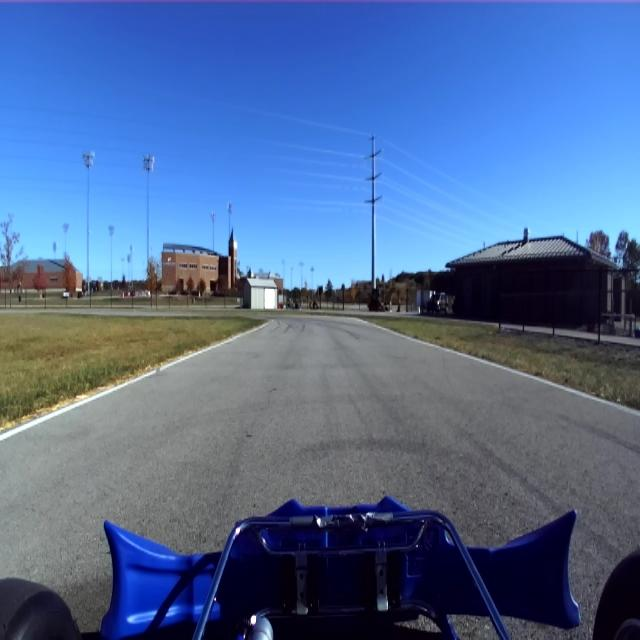
#> input picture road.jpg, 640 x 640 px, given as the content of the folder images, which was not available
$ python Aerial_Track.py
#> lines starting #> are read from the running program, lines starting #| are printed output that depends on the picture; after the words box and inside, x2 and y2 are one past the last pixel; in counts of white or black regions, pixels touching at a corner belong together; pictures that were not available may be replaced by others from this repository, and a replacement may not be noted
#> in create_canny_video, img is the input picture: shape (640, 640, 3); mean B, G, R 149.3, 106.7, 80.9
import cv2
import numpy as np
import os
import glob


def get_road_mask(img):
    h, w = img.shape[:2]
#> h = 640; w = 640
    hsv = cv2.cvtColor(img, cv2.COLOR_BGR2HSV)
#> hsv: shape (640, 640, 3); mean H, S, V 100.6, 119.2, 152.6
    lower_asphalt = np.array([0,   0,  80])
    upper_asphalt = np.array([180, 55, 220])
    color_mask = cv2.inRange(hsv, lower_asphalt, upper_asphalt)
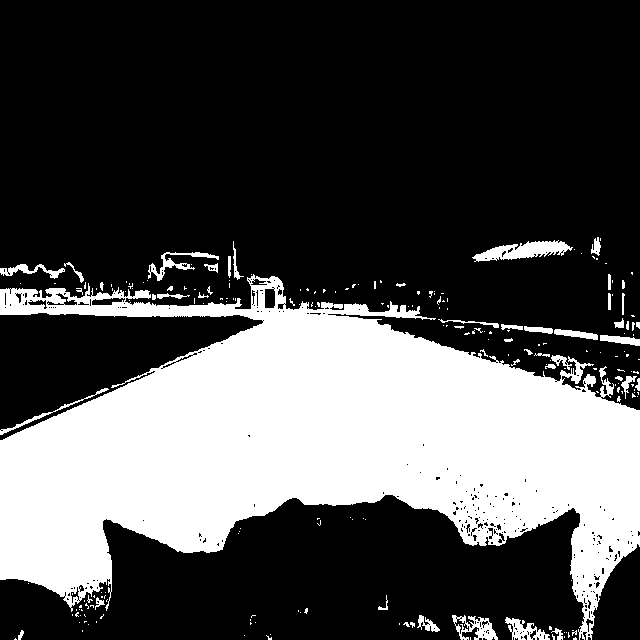
#> color_mask: shape (640, 640); 30.8% white; 214 white regions (167 under 20 px), largest, box (x1, y1, x2, y2) and area: (0, 274, 640, 640) 119550, (472, 240, 573, 262) 1132, (452, 615, 498, 640) 559

    roi_pts = np.array([[
        (int(w * 0.05), h),
        (int(w * 0.95), h),
        (int(w * 0.75), int(h * 0.45)),
        (int(w * 0.25), int(h * 0.45)),
    ]], dtype=np.int32)
    roi_mask = np.zeros((h, w), dtype=np.uint8)
    cv2.fillPoly(roi_mask, roi_pts, 255)
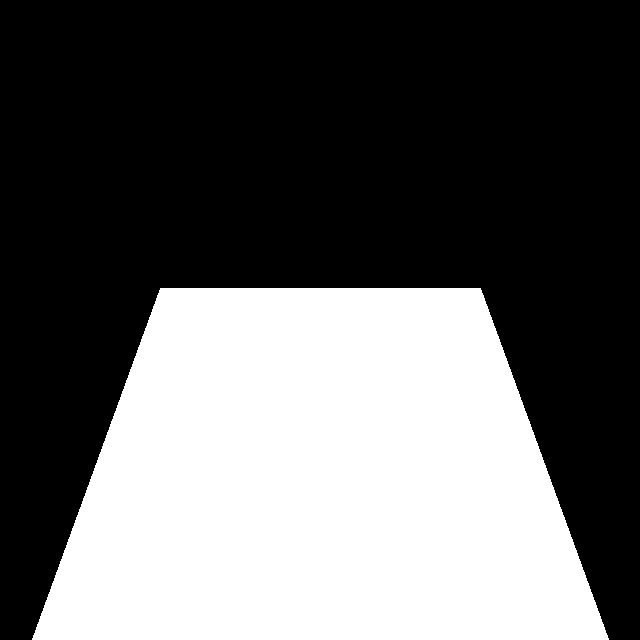
#> roi_mask: shape (640, 640); 38.6% white; 1 white region, box (x1, y1, x2, y2) and area: (32, 288, 609, 640) 158048

    combined = cv2.bitwise_and(color_mask, roi_mask)
#> combined: shape (640, 640); 21.4% white; 116 white regions (104 under 20 px), largest, box (x1, y1, x2, y2) and area: (50, 288, 563, 612) 84607, (570, 538, 597, 640) 1049, (452, 615, 498, 640) 559
    kernel = cv2.getStructuringElement(cv2.MORPH_RECT, (15, 15))
    combined = cv2.morphologyEx(combined, cv2.MORPH_CLOSE, kernel)
#> combined: shape (640, 640); 23.2% white; 9 white regions (2 under 20 px), largest, box (x1, y1, x2, y2) and area: (50, 288, 563, 632) 91281, (452, 538, 597, 640) 3429, (399, 615, 440, 632) 304
    combined = cv2.morphologyEx(combined, cv2.MORPH_OPEN,  kernel)
#> combined: shape (640, 640); 22.5% white; 2 white regions, box (x1, y1, x2, y2) and area: (55, 288, 559, 623) 89872, (457, 616, 593, 640) 2244
    return combined


def get_canny_edges(img):
    road_mask = get_road_mask(img)
    road_only = cv2.bitwise_and(img, img, mask=road_mask)
    gray  = cv2.cvtColor(road_only, cv2.COLOR_BGR2GRAY)
    blur  = cv2.GaussianBlur(gray, (5, 5), 0)
    edges = cv2.Canny(blur, 30, 100)
#> edges: shape (640, 640); 0.99% white in thin lines or dots, all inside (x1, y1, x2, y2) = (55, 287, 593, 640)
    mask_edges = cv2.Canny(road_mask, 50, 150)
#> mask_edges: shape (640, 640); 0.47% white in thin lines or dots, all inside (x1, y1, x2, y2) = (54, 287, 593, 640)
    combined_edges = cv2.bitwise_or(edges, mask_edges)
    h, w = combined_edges.shape
#> h = 640; w = 640
    combined_edges[:int(h * 0.45), :] = 0
#> combined_edges: shape (640, 640); 1.1% white in thin lines or dots, all inside (x1, y1, x2, y2) = (54, 288, 593, 640)
    combined_edges[int(h * 0.95):, :] = 0
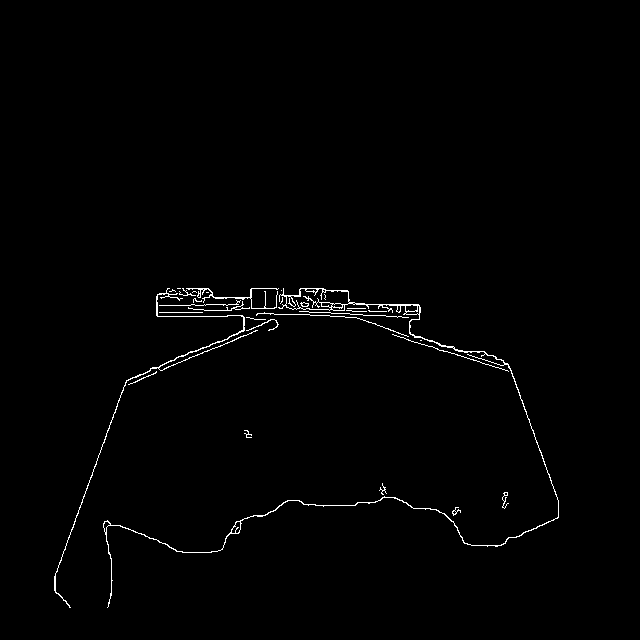
#> combined_edges: shape (640, 640); 0.96% white in thin lines or dots, all inside (x1, y1, x2, y2) = (54, 288, 559, 608)
    return combined_edges, road_mask


def create_canny_video(
    image_folder,
    output_path="canny_track.avi",
    fps=10,
    panel_size=(426, 480),
    hold_frames=2,
):
    extensions = ["*.jpg", "*.jpeg", "*.png", "*.bmp", "*.tiff"]
    image_paths = []
    for ext in extensions:
        image_paths.extend(glob.glob(os.path.join(image_folder, ext)))
        image_paths.extend(glob.glob(os.path.join(image_folder, ext.upper())))
    import re
    def extract_num(p):
        m = re.search(r'img-(\d+)', os.path.basename(p), re.IGNORECASE)
        return int(m.group(1)) if m else 0

    image_paths = sorted(set(image_paths), key=extract_num)

    if not image_paths:
        print(f"No images found in '{image_folder}'")
        return

    pw, ph = panel_size
    vw = pw * 3
    vh = ph

    if not output_path.lower().endswith(".avi"):
        output_path = output_path.rsplit(".", 1)[0] + ".avi"

    print(f"Found {len(image_paths)} images.")
    print(f"Output: {output_path}  |  Frame size: {vw}x{vh}  |  FPS: {fps}")

    fourcc = cv2.VideoWriter_fourcc(*"XVID")
    writer = cv2.VideoWriter(output_path, fourcc, fps, (vw, vh))

    if not writer.isOpened():
        print("ERROR: VideoWriter failed to open.")
        print("  Try: pip install opencv-python --upgrade")
        return

    print("VideoWriter opened OK. Processing frames…")
    frames_written = 0

    for i, path in enumerate(image_paths):
        filename = os.path.basename(path)
        img = cv2.imread(path)
        if img is None:
            print(f"  [{i+1:3d}] SKIP (unreadable) {filename}")
            continue

        edges, road_mask = get_canny_edges(img)
        h, w = img.shape[:2]
#> h = 640; w = 640

        orig_vis = img.copy()
        roi_pts = np.array([[
            (int(w * 0.05), h),
            (int(w * 0.95), h),
            (int(w * 0.75), int(h * 0.45)),
            (int(w * 0.25), int(h * 0.45)),
        ]], dtype=np.int32)
        cv2.polylines(orig_vis, roi_pts, True, (0, 255, 255), 2)
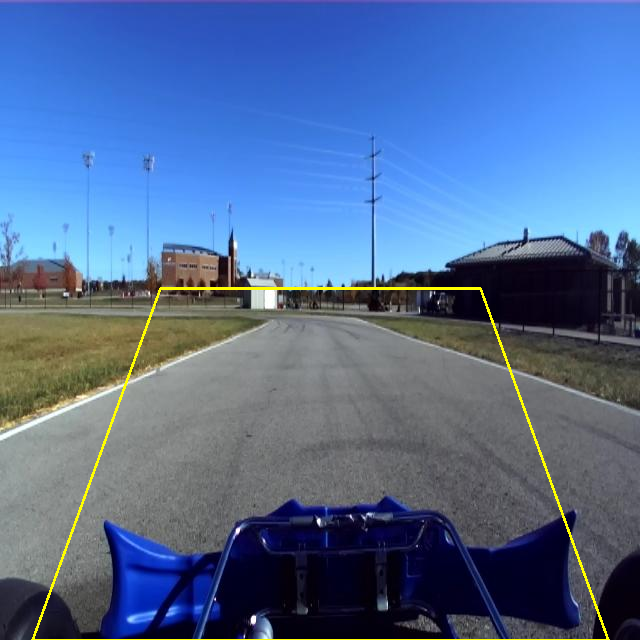
#> orig_vis: shape (640, 640, 3); 0.86% of pixels changed, all inside (x1, y1, x2, y2) = (31, 287, 610, 640)

        mask_vis = np.zeros((h, w, 3), dtype=np.uint8)
        mask_vis[:, :, 1] = road_mask

        edge_vis = np.zeros((h, w, 3), dtype=np.uint8)
        edge_vis[edges > 0] = (200, 220, 0)

        # Resize each panel to exact panel_size
        p1 = cv2.resize(orig_vis, (pw, ph), interpolation=cv2.INTER_AREA)
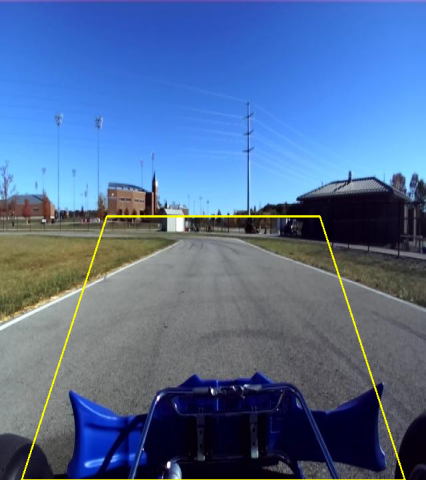
#> p1: shape (480, 426, 3); mean B, G, R 148.6, 108.2, 82.4
        p2 = cv2.resize(mask_vis, (pw, ph), interpolation=cv2.INTER_AREA)
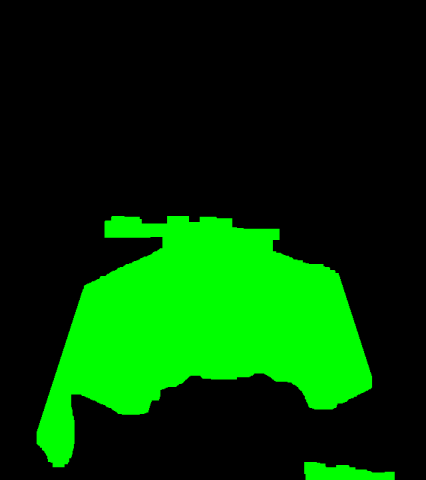
#> p2: shape (480, 426, 3); mean of channels 0, 1, 2 0, 57.3, 0; drawn as B, G, R
        p3 = cv2.resize(edge_vis, (pw, ph), interpolation=cv2.INTER_AREA)

        frame = np.hstack([p1, p2, p3])

        assert frame.shape[:2] == (vh, vw), \
            f"Frame size mismatch: {frame.shape[:2]} vs expected ({vh}, {vw})"

        # Dividers
        cv2.line(frame, (pw,     0), (pw,     vh), (60, 60, 60), 2)
        cv2.line(frame, (pw * 2, 0), (pw * 2, vh), (60, 60, 60), 2)

        lc = dict(fontFace=cv2.FONT_HERSHEY_SIMPLEX,
                  fontScale=0.45, thickness=1, lineType=cv2.LINE_AA)
        cv2.putText(frame, "Original + ROI",  (8, 20), color=(0, 255, 255), **lc)
        cv2.putText(frame, "Road Mask",       (pw + 8, 20), color=(80, 220, 80), **lc)
        cv2.putText(frame, "Road-only Canny", (pw * 2 + 8, 20), color=(200, 220, 0), **lc)
        cv2.putText(frame, f"[{i+1}/{len(image_paths)}] {filename}",
                    (8, vh - 8), color=(120, 120, 120), **lc)
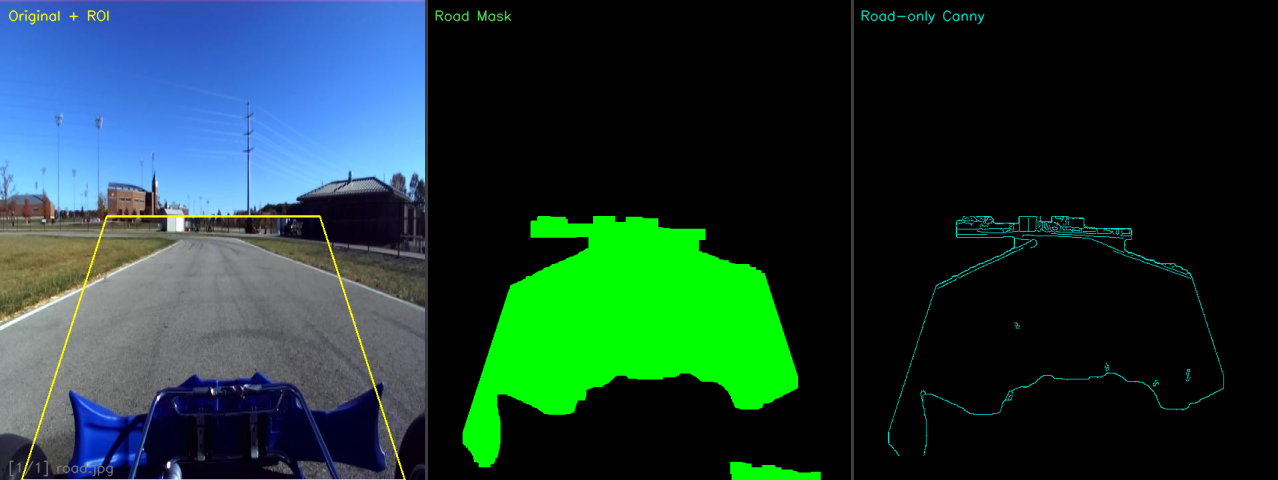
#> frame: shape (480, 1278, 3); mean B, G, R 50.4, 56.4, 27.9

        for _ in range(max(1, hold_frames)):
            writer.write(frame)
            frames_written += 1
#> after the loop, frames_written = 2

        print(f"  [{i+1:3d}/{len(image_paths)}] {filename}")

    writer.release()
#> (the run stopped early here; a loop or call above may not have finished)
